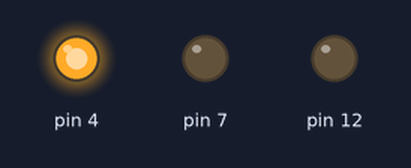
A sketch run on a simulated Arduino Uno, built with avr-gcc and run on an emulated ATmega328P. Shown: output pins drawn as LEDs (lit = HIGH).

Above: at 0.5 s.
At 1.5 s:
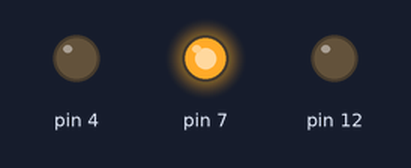
At 5.5 s:
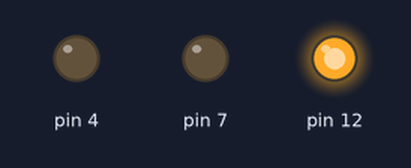
Timing chart, 0 to 6.9 s (numbered marks = the images above):
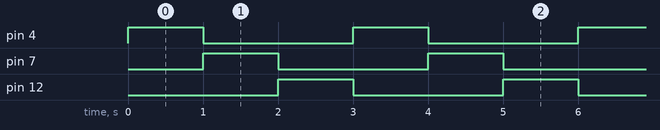

The sketch:

LED_W1.ino
```cpp
void setup() {
  // put your setup code here, to run once:
pinMode(4,OUTPUT);
pinMode(7,OUTPUT);
pinMode(12,OUTPUT);


}

void loop() {
  // put your main code here, to run repeatedly:
digitalWrite(4,HIGH);
delay(1000);
digitalWrite(4,LOW);
digitalWrite(7,HIGH);
delay(1000);
digitalWrite(7,LOW);
digitalWrite(12,HIGH);
delay(1000);
digitalWrite(12,LOW);
}
```

Measured:
- by itself, pin 4, pin 7, pin 12: alternates HIGH for 1.0 s and LOW for 2.0 s
- by itself, everything shown: repeats every 3.0 s, in 4 steps
